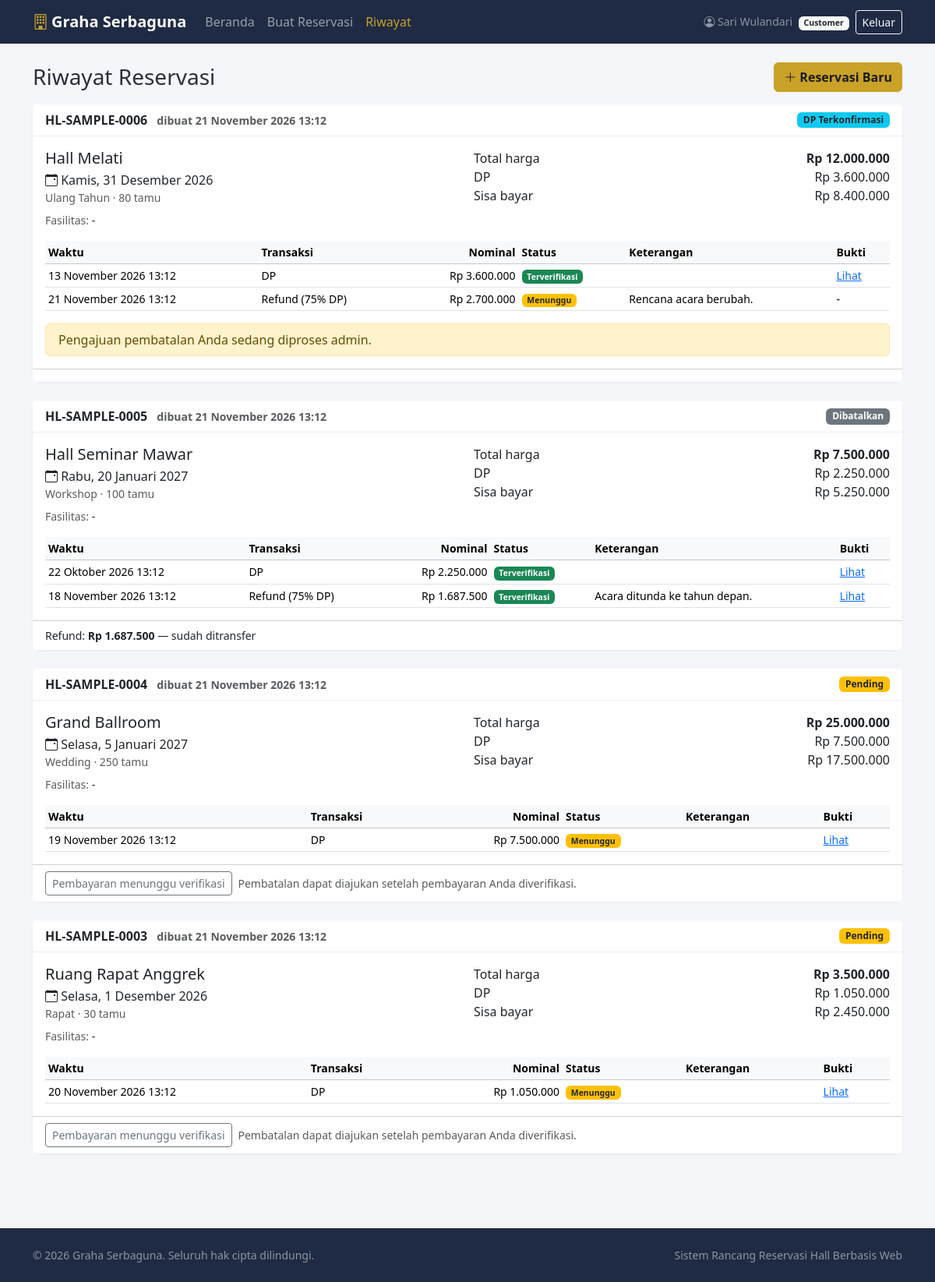
The page /customer/riwayat.php (signed in) on the database its author committed.
### tables this page shows
CREATE TABLE IF NOT EXISTS reservasi (
  id             INT UNSIGNED NOT NULL AUTO_INCREMENT,
  kode_booking   VARCHAR(30) NOT NULL,
  user_id        INT UNSIGNED NOT NULL,
  hall_id        INT UNSIGNED NOT NULL,
  tanggal_acara  DATE NOT NULL,
  jenis_acara    VARCHAR(50) NOT NULL,
  jumlah_tamu    INT UNSIGNED NOT NULL,
  total_harga    BIGINT UNSIGNED NOT NULL,
  nominal_dp     BIGINT UNSIGNED NOT NULL,
  sisa_bayar     BIGINT UNSIGNED NOT NULL,
  status         ENUM('Pending','DP Terkonfirmasi','Lunas','Dibatalkan') NOT NULL DEFAULT 'Pending',
  created_at     TIMESTAMP NOT NULL DEFAULT CURRENT_TIMESTAMP,
  slot_terkunci  TINYINT GENERATED ALWAYS AS
                   (CASE WHEN status IN ('DP Terkonfirmasi','Lunas') THEN 1 ELSE NULL END) STORED,
  PRIMARY KEY (id),
  UNIQUE KEY uq_reservasi_kode (kode_booking),
  UNIQUE KEY uq_reservasi_slot (hall_id, tanggal_acara, slot_terkunci),
  KEY idx_reservasi_user (user_id),
  KEY idx_reservasi_tanggal (hall_id, tanggal_acara, status),
  CONSTRAINT fk_reservasi_user FOREIGN KEY (user_id) REFERENCES users (id),
  CONSTRAINT fk_reservasi_hall FOREIGN KEY (hall_id) REFERENCES halls (id)
);

CREATE TABLE IF NOT EXISTS halls (
  id          INT UNSIGNED NOT NULL AUTO_INCREMENT,
  nama_hall   VARCHAR(100) NOT NULL,
  kapasitas   INT UNSIGNED NOT NULL,
  harga_dasar BIGINT UNSIGNED NOT NULL,
  deskripsi   TEXT NULL,
  foto        VARCHAR(255) NULL,
  PRIMARY KEY (id)
);

CREATE TABLE IF NOT EXISTS pembayaran_pembatalan (
  id                 INT UNSIGNED NOT NULL AUTO_INCREMENT,
  reservasi_id       INT UNSIGNED NOT NULL,
  jenis_transaksi    ENUM('DP','Pelunasan','Refund') NOT NULL,
  nominal            BIGINT UNSIGNED NOT NULL,
  bukti_transfer     VARCHAR(255) NULL,
  alasan_batal       TEXT NULL,
  rekening_refund    VARCHAR(150) NULL,
  status_verifikasi  ENUM('Menunggu','Terverifikasi','Ditolak') NOT NULL DEFAULT 'Menunggu',
  tanggal_transaksi  DATETIME NOT NULL DEFAULT CURRENT_TIMESTAMP,
  persen_refund      TINYINT UNSIGNED NULL,
  dibatalkan_oleh    ENUM('Customer','Pengelola') NULL,
  catatan_admin      VARCHAR(255) NULL,
  tanggal_verifikasi DATETIME NULL,
  PRIMARY KEY (id),
  KEY idx_bayar_reservasi (reservasi_id),
  KEY idx_bayar_status (jenis_transaksi, status_verifikasi),
  CONSTRAINT fk_bayar_reservasi FOREIGN KEY (reservasi_id) REFERENCES reservasi (id) ON DELETE CASCADE
);

### customer/riwayat.php (the view, shortened to what this page needs)
<?php
require __DIR__ . '/../includes/init.php';
$user = require_role('customer');
$pdo  = db();
$today = date('Y-m-d');
$st = $pdo->prepare(
    'SELECT r.*, h.nama_hall FROM reservasi r JOIN halls h ON h.id = r.hall_id
     WHERE r.user_id = ? ORDER BY r.created_at DESC, r.id DESC'
);
$st->execute([$user['id']]);
$rows = $st->fetchAll();
$bayar = [];
$fasil = [];
if ($rows) {
    $ids = array_column($rows, 'id');
    $in  = implode(',', array_fill(0, count($ids), '?'));
    $q = $pdo->prepare("SELECT * FROM pembayaran_pembatalan WHERE reservasi_id IN ($in) ORDER BY tanggal_transaksi, id");
    $q->execute($ids);
    foreach ($q->fetchAll() as $p) {
        $bayar[$p['reservasi_id']][] = $p;
    }
}
include __DIR__ . '/../includes/header.php';
?>
<div class="container py-4">
    <div class="d-flex justify-content-between align-items-center mb-3">
        <h1 class="h3 mb-0">Riwayat Reservasi</h1>
        <a class="btn btn-gold" href="<?= e(url('booking.php')) ?>"><i class="bi bi-plus-lg"></i> Reservasi Baru</a>
    </div>
    <?php foreach ($rows as $r):
        $list = $bayar[$r['id']] ?? [];
        $verifDp = $verifPel = 0;
        $menunggu = $ajuan = false;
        $refundRow = null;
        foreach ($list as $p) {
            if ($p['jenis_transaksi'] !== 'Refund' && $p['status_verifikasi'] === 'Terverifikasi') {
                if ($p['jenis_transaksi'] === 'DP') { $verifDp += (int)$p['nominal']; } else { $verifPel += (int)$p['nominal']; }
            }
            if ($p['jenis_transaksi'] !== 'Refund' && $p['status_verifikasi'] === 'Menunggu') { $menunggu = true; }
            if ($p['jenis_transaksi'] === 'Refund') {
                if ($p['status_verifikasi'] === 'Menunggu' && $p['dibatalkan_oleh'] === 'Customer') { $ajuan = true; }
                if ($p['status_verifikasi'] !== 'Ditolak') { $refundRow = $p; }
            }
        }
        $aktif      = in_array($r['status'], ['Pending', 'DP Terkonfirmasi', 'Lunas'], true);
        $mendatang  = $r['tanggal_acara'] > $today;
        $bisaBatal  = $aktif && $mendatang && !$menunggu && !$ajuan;
        $perluBayar = ($r['status'] === 'Pending' || ($r['status'] === 'DP Terkonfirmasi' && (int)$r['sisa_bayar'] > 0)) && !$ajuan;
    ?>
    <div class="card mb-4">
        <div class="card-header d-flex flex-wrap justify-content-between align-items-center gap-2">
            <div>
                <span class="fw-semibold"><?= e($r['kode_booking']) ?></span>
                <span class="text-muted small ms-2">dibuat <?= e(waktu_indo($r['created_at'])) ?></span>
            </div>
            <?= badge_status($r['status']) ?>
        </div>
        <div class="card-body">
            <div class="row g-3">
                <div class="col-md-6">
                    <div class="h5 mb-1"><?= e($r['nama_hall']) ?></div>
                    <div><i class="bi bi-calendar-event"></i> <?= e(tgl_indo($r['tanggal_acara'], true)) ?></div>
                    <div class="text-muted small"><?= e($r['jenis_acara']) ?> · <?= (int)$r['jumlah_tamu'] ?> tamu</div>
                    <div class="small mt-2">
                        <span class="text-muted">Fasilitas:</span>
                        <?php if (!empty($fasil[$r['id']])): ?>
                            <?= e(implode(', ', array_column($fasil[$r['id']], 'nama_fasilitas'))) ?>
                        <?php else: ?>-<?php endif; ?>
                    </div>
                </div>
                <div class="col-md-6">
                    <div class="sum-row py-0"><span>Total harga</span><strong><?= rupiah($r['total_harga']) ?></strong></div>
                    <div class="sum-row py-0"><span>DP</span><span><?= rupiah($r['nominal_dp']) ?></span></div>
                    <div class="sum-row py-0"><span>Sisa bayar</span><span><?= rupiah($r['sisa_bayar']) ?></span></div>
                </div>
            </div>
            <?php if ($list): ?>
                <div class="table-responsive mt-3">
                    <table class="table table-sm small mb-0">
                        <thead class="table-light"><tr><th>Waktu</th><th>Transaksi</th><th class="text-end">Nominal</th><th>Status</th><th>Keterangan</th><th>Bukti</th></tr></thead>
                        <tbody>
                        <?php foreach ($list as $p): ?>
                            <tr>
                                <td><?= e(waktu_indo($p['tanggal_transaksi'])) ?></td>
                                <td><?= e($p['jenis_transaksi']) ?><?php if ($p['jenis_transaksi'] === 'Refund' && $p['persen_refund'] !== null): ?> (<?= (int)$p['persen_refund'] ?>% DP)<?php endif; ?></td>
                                <td class="text-end"><?= rupiah($p['nominal']) ?></td>
                                <td><?= badge_verif($p['status_verifikasi']) ?></td>
                                <td>
                                    <?php if ($p['jenis_transaksi'] === 'Refund'): ?>
                                        <?= e($p['dibatalkan_oleh'] === 'Pengelola' ? 'Dibatalkan oleh pengelola. ' : '') ?><?= e((string)$p['alasan_batal']) ?>
                                    <?php endif; ?>
                                </td>
                                <td><?php if ($p['bukti_transfer']): ?><a target="_blank" rel="noopener" href="<?= e(url('bukti.php?id=' . (int)$p['id'])) ?>">Lihat</a><?php else: ?>-<?php endif; ?></td>
                            </tr>
                        <?php endforeach; ?>
                        </tbody>
                    </table>
                </div>
            <?php endif; ?>
            <?php if ($ajuan): ?>
                <div class="alert alert-warning mt-3 mb-0 py-2">Pengajuan pembatalan Anda sedang diproses admin.</div>
            <?php endif; ?>
        </div>
        <?php if ($aktif): ?>
        <div class="card-footer bg-white d-flex flex-wrap gap-2 align-items-center">
            <?php if ($perluBayar && !$menunggu): ?>
                <a class="btn btn-gold btn-sm" href="<?= e(url('customer/bayar.php?id=' . (int)$r['id'])) ?>">
                    <i class="bi bi-cash-coin"></i> <?= $r['status'] === 'Pending' ? 'Bayar DP' : 'Bayar Pelunasan' ?>
                </a>
            <?php elseif ($menunggu): ?>
                <a class="btn btn-outline-secondary btn-sm" href="<?= e(url('customer/bayar.php?id=' . (int)$r['id'])) ?>">Pembayaran menunggu verifikasi</a>
            <?php endif; ?>
            <?php if ($bisaBatal): ?>
                <button type="button" class="btn btn-outline-danger btn-sm" data-bs-toggle="modal" data-bs-target="#modalBatal"
                        data-id="<?= (int)$r['id'] ?>"
                        data-kode="<?= e($r['kode_booking']) ?>"
                        data-tanggal="<?= e($r['tanggal_acara']) ?>"
                        data-tanggal-teks="<?= e(tgl_indo($r['tanggal_acara'])) ?>"
                        data-dp="<?= $verifDp ?>"
                        data-pelunasan="<?= $verifPel ?>">
                    <i class="bi bi-x-circle"></i> Ajukan Pembatalan
                </button>
            <?php elseif ($aktif && $mendatang && $menunggu): ?>
                <span class="small text-muted">Pembatalan dapat diajukan setelah pembayaran Anda diverifikasi.</span>
            <?php elseif ($aktif && !$mendatang): ?>
                <span class="small text-muted">Acara sudah berlangsung / hari ini.</span>
            <?php endif; ?>
        </div>
        <?php elseif ($r['status'] === 'Dibatalkan' && $refundRow): ?>
        <div class="card-footer bg-white small">
            Refund: <strong><?= rupiah($refundRow['nominal']) ?></strong> —
            <?= $refundRow['status_verifikasi'] === 'Terverifikasi' ? ((int)$refundRow['nominal'] > 0 ? 'sudah ditransfer' : 'tidak ada refund') : 'sedang diproses admin' ?>
        </div>
        <?php endif; ?>
    </div>
    <?php endforeach; ?>
</div>
<?php include __DIR__ . '/../includes/footer.php'; ?>

### includes/init.php (shortened to what this page needs)
<?php
function e($v): string
{
    return htmlspecialchars((string)$v, ENT_QUOTES | ENT_SUBSTITUTE, 'UTF-8');
}
function url(string $path = ''): string
{
    return BASE_URL . '/' . ltrim($path, '/');
}
function rupiah($n): string
{
    return 'Rp ' . number_format((int)$n, 0, ',', '.');
}
function tgl_indo(?string $tgl, bool $hari = false): string
{
    $t = strtotime($tgl);
    $bln = ['Januari', 'Februari', 'Maret', 'April', 'Mei', 'Juni', 'Juli', 'Agustus', 'September', 'Oktober', 'November', 'Desember'];
    $hr  = ['Minggu', 'Senin', 'Selasa', 'Rabu', 'Kamis', 'Jumat', 'Sabtu'];
    $s   = date('j', $t) . ' ' . $bln[(int)date('n', $t) - 1] . ' ' . date('Y', $t);
    return $hari ? $hr[(int)date('w', $t)] . ', ' . $s : $s;
}
function waktu_indo(?string $dt): string
{
    return tgl_indo($dt) . ' ' . date('H:i', strtotime($dt));
}
function badge_status(string $s): string
{
    $map = [
        'Pending'          => 'bg-warning text-dark',
        'DP Terkonfirmasi' => 'bg-info text-dark',
        'Lunas'            => 'bg-success',
        'Dibatalkan'       => 'bg-secondary',
    ];
    return '<span class="badge ' . ($map[$s] ?? 'bg-light text-dark') . '">' . e($s) . '</span>';
}
function badge_verif(string $s): string
{
    $map = [
        'Menunggu'      => 'bg-warning text-dark',
        'Terverifikasi' => 'bg-success',
        'Ditolak'       => 'bg-danger',
    ];
    return '<span class="badge ' . ($map[$s] ?? 'bg-light text-dark') . '">' . e($s) . '</span>';
}

### assets/css/style.css (style rules this page uses)
:root { --brand: #1f2a44; --brand-dark: #161e33; --gold: #c9a227; --gold-dark: #a8861a; --soft: #f5f6fa; }
body { background: var(--soft); color: #2b2f3a; }
.btn-gold { background: var(--gold); border-color: var(--gold); color: #1b1b1b; font-weight: 600; }
.card { border: 0; box-shadow: 0 1px 3px rgba(20, 30, 60, .08); border-radius: .75rem; }
.card-header { background: #fff; font-weight: 600; border-bottom: 1px solid #eceef4; }
.sum-row { display: flex; justify-content: space-between; gap: 1rem; padding: .35rem 0; }
.table > :not(caption) > * > * { vertical-align: middle; }

### rows shown on the page
reservasi: kode_booking "HL-SAMPLE-0006", created_at "21 November 2026 13:12", status "DP Terkonfirmasi", hall.nama_hall "Hall Melati", tanggal_acara "Kamis, 31 Desember 2026", jenis_acara "Ulang Tahun", jumlah_tamu "80", total_harga "Rp 12.000.000", nominal_dp "Rp 3.600.000", sisa_bayar "Rp 8.400.000", shows "Pengajuan pembatalan Anda sedang diproses admin."
pembayaran_pembatalan: tanggal_transaksi "13 November 2026 13:12", jenis_transaksi "DP", nominal "Rp 3.600.000", status_verifikasi "Terverifikasi"
pembayaran_pembatalan: tanggal_transaksi "21 November 2026 13:12", jenis_transaksi "Refund", persen_refund "75", nominal "Rp 2.700.000", status_verifikasi "Menunggu", alasan_batal "Rencana acara berubah."
reservasi: kode_booking "HL-SAMPLE-0005", created_at "21 November 2026 13:12", status "Dibatalkan", hall.nama_hall "Hall Seminar Mawar", tanggal_acara "Rabu, 20 Januari 2027", jenis_acara "Workshop", jumlah_tamu "100", total_harga "Rp 7.500.000", nominal_dp "Rp 2.250.000", sisa_bayar "Rp 5.250.000", shows "sudah ditransfer"
pembayaran_pembatalan: tanggal_transaksi "22 Oktober 2026 13:12", jenis_transaksi "DP", nominal "Rp 2.250.000", status_verifikasi "Terverifikasi"
pembayaran_pembatalan: tanggal_transaksi "18 November 2026 13:12", jenis_transaksi "Refund", persen_refund "75", nominal "Rp 1.687.500", status_verifikasi "Terverifikasi", alasan_batal "Acara ditunda ke tahun depan."
reservasi: kode_booking "HL-SAMPLE-0004", created_at "21 November 2026 13:12", status "Pending", hall.nama_hall "Grand Ballroom", tanggal_acara "Selasa, 5 Januari 2027", jenis_acara "Wedding", jumlah_tamu "250", total_harga "Rp 25.000.000", nominal_dp "Rp 7.500.000", sisa_bayar "Rp 17.500.000", shows "Pembatalan dapat diajukan setelah pembayaran Anda diverifikasi."
pembayaran_pembatalan: tanggal_transaksi "19 November 2026 13:12", jenis_transaksi "DP", nominal "Rp 7.500.000", status_verifikasi "Menunggu"
reservasi: kode_booking "HL-SAMPLE-0003", created_at "21 November 2026 13:12", status "Pending", hall.nama_hall "Ruang Rapat Anggrek", tanggal_acara "Selasa, 1 Desember 2026", jenis_acara "Rapat", jumlah_tamu "30", total_harga "Rp 3.500.000", nominal_dp "Rp 1.050.000", sisa_bayar "Rp 2.450.000", shows "Pembatalan dapat diajukan setelah pembayaran Anda diverifikasi."
pembayaran_pembatalan: tanggal_transaksi "20 November 2026 13:12", jenis_transaksi "DP", nominal "Rp 1.050.000", status_verifikasi "Menunggu"

### other values the page prints
APP_NAME "Graha Serbaguna"
$u['nama'] "Sari Wulandari"
$u['role'] "Customer"
